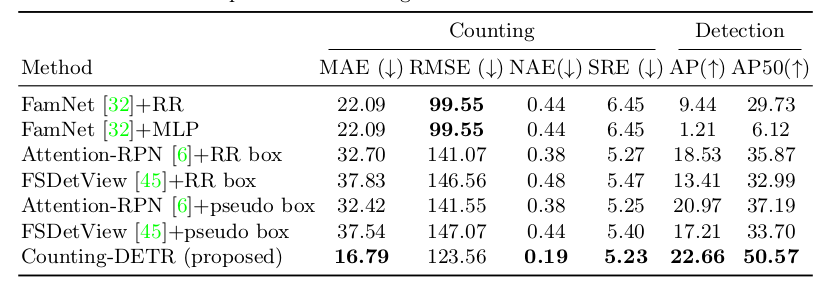
#> input picture Counting-DETR-master/images/FSCD_147.png, 819 x 284 px, found by its file name; its folder holds only this picture in this run
$ python preprocess_opencv.py
#> lines starting #> are read from the running program, lines starting #| are printed output that depends on the picture; after the words box and inside, x2 and y2 are one past the last pixel; in counts of white or black regions, pixels touching at a corner belong together
import cv2
import numpy as np
import os

# images_dir = "/opt/data/private/data/blueberry2/images"
# save_dir = "/opt/data/private/data/blueberry2/images_mask"
images_dir = "./test/images"
save_dir = "./test/results"

# 获取文件夹下所有文件名
file_names = os.listdir(images_dir)

# 遍历文件名列表
for file_name in file_names:
    image_path = os.path.join(images_dir, file_name)
    # 载入图像
    image = cv2.imread(image_path)  # 替换为你的图像路径
#> image is the input picture: shape (284, 819, 3); mean B, G, R 235.2, 235.7, 235.2

    # 将彩色图像转换为YUV色彩空间
    image_yuv = cv2.cvtColor(image, cv2.COLOR_BGR2YUV)
#> image_yuv: shape (284, 819, 3); mean of channels 0, 1, 2 235.5, 127.9, 127.8
    # 应用直方图均衡化到Y通道
    image_yuv[:,:,0] = cv2.equalizeHist(image_yuv[:,:,0])
#> image_yuv: shape (284, 819, 3); mean of channels 0, 1, 2 221, 127.9, 127.8
    # 将图像转换回BGR色彩空间
    equalized_image = cv2.cvtColor(image_yuv, cv2.COLOR_YUV2BGR)
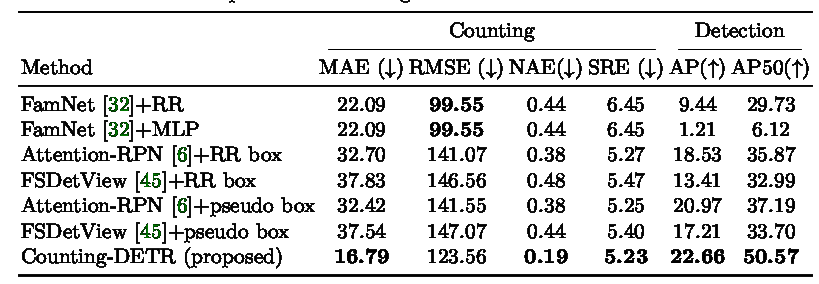
#> equalized_image: shape (284, 819, 3); mean B, G, R 221, 221.2, 221

    # 1
    image_gray = cv2.cvtColor(equalized_image, cv2.COLOR_BGR2GRAY)  # 转换为灰度图
    # 预处理：阈值化
    _, thresh = cv2.threshold(image_gray, 0, 255, cv2.THRESH_BINARY + cv2.THRESH_OTSU)
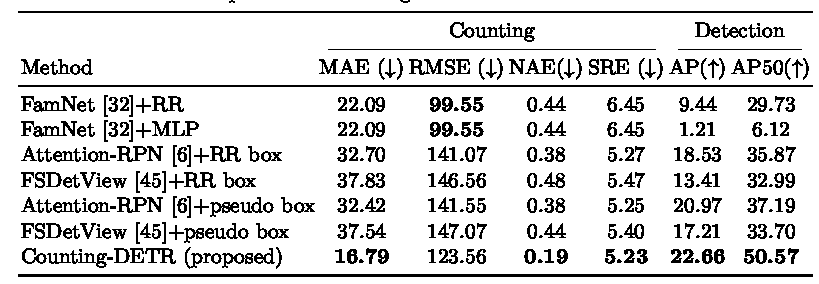
#> thresh: shape (284, 819); 85.9% white; black in thin lines or dots
    # 形态学操作
    kernel = np.ones((1, 1), np.uint8)
    opening = cv2.morphologyEx(thresh, cv2.MORPH_OPEN, kernel)  # 开运算，去除噪声
    sure_bg = cv2.dilate(opening, kernel, iterations=5)  # 膨胀，获取背景区域

    # 2
    # 将图像转换到HSV色彩空间
    # hsv = cv2.cvtColor(image, cv2.COLOR_BGR2HSV)
    # # 设定叶子的颜色范围（示例，根据实际情况调整）
    # lower_green = np.array([35, 50, 50])
    # upper_green = np.array([90, 255, 255])
    # # 根据颜色范围进行阈值化
    # leaf_mask = cv2.inRange(hsv, lower_green, upper_green)
    # # 进行形态学操作，去除噪声
    # kernel = np.ones((5, 5), np.uint8)
    # opening = cv2.morphologyEx(leaf_mask, cv2.MORPH_OPEN, kernel)
    # leaf_mask = cv2.dilate(opening, kernel, iterations=3)  # 膨胀，获取背景区域

    # 3
    # image_gray = cv2.cvtColor(image, cv2.COLOR_BGR2GRAY)  # 转换为灰度图
    # # 预处理：阈值化
    # _, thresh = cv2.threshold(image_gray, 0, 255, cv2.THRESH_BINARY + cv2.THRESH_OTSU)
    # # 预处理，强调叶子的形状特征（这里使用开运算）
    # kernel = np.ones((5, 5), np.uint8)
    # # 开运算
    # opened = cv2.morphologyEx(thresh, cv2.MORPH_OPEN, kernel)
    # sure_bg = cv2.dilate(opened, kernel, iterations=3)  # 膨胀，获取背景区域
    # # 闭运算
    # closed = cv2.morphologyEx(thresh, cv2.MORPH_CLOSE, kernel)
    # # 形态学梯度
    # gradient = cv2.morphologyEx(thresh, cv2.MORPH_GRADIENT, kernel)
    # # 顶帽运算
    # tophat = cv2.morphologyEx(image_gray, cv2.MORPH_TOPHAT, kernel)
    # # 黑帽运算
    # blackhat = cv2.morphologyEx(image_gray, cv2.MORPH_BLACKHAT, kernel)


    contours, _ = cv2.findContours(sure_bg, cv2.RETR_EXTERNAL, cv2.CHAIN_APPROX_SIMPLE)
#> contours = 2 contours, 1 with area under 20; largest, box (x1, y1, x2, y2) and area: (0, 0, 819, 284) 231452

    # 创建空白掩码
    leaf_mask = np.zeros_like(image_gray, dtype=np.uint8)

    # 在掩码上绘制叶子轮廓
    cv2.drawContours(leaf_mask, contours, -1, (255), thickness=cv2.FILLED)
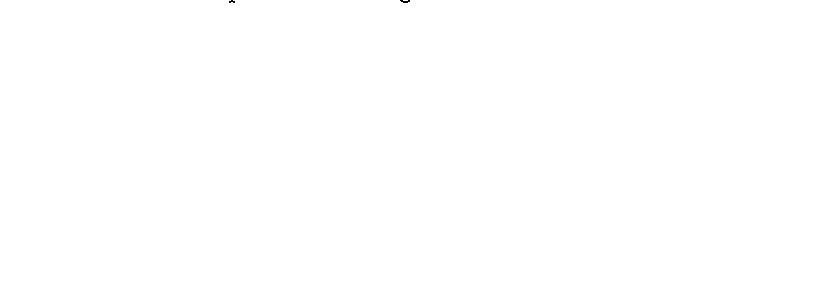
#> leaf_mask: shape (284, 819); 100% white; black in thin lines or dots, all inside (x1, y1, x2, y2) = (229, 0, 410, 3)

    # 在原始图像上mask掉叶子
    masked_image = cv2.bitwise_and(image, image, mask=cv2.bitwise_not(leaf_mask))

    # 与背景区域的掩码进行按位与操作
    # masked_image = cv2.bitwise_and(image, image, mask=leaf_mask)

    save_path = os.path.join(save_dir, file_name)
    # 显示结果
    cv2.imwrite(save_path, equalized_image)
    print(file_name, "is done...")
